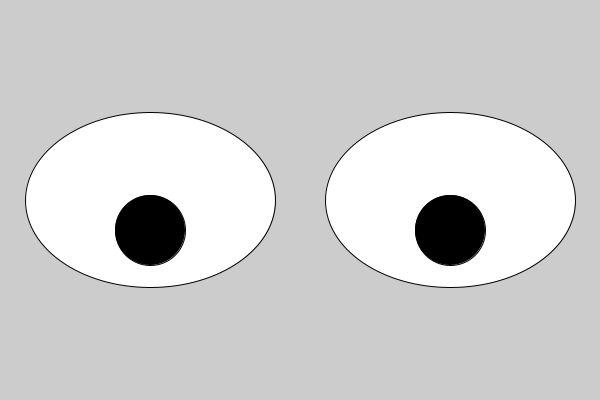
Frame 1 (no input)
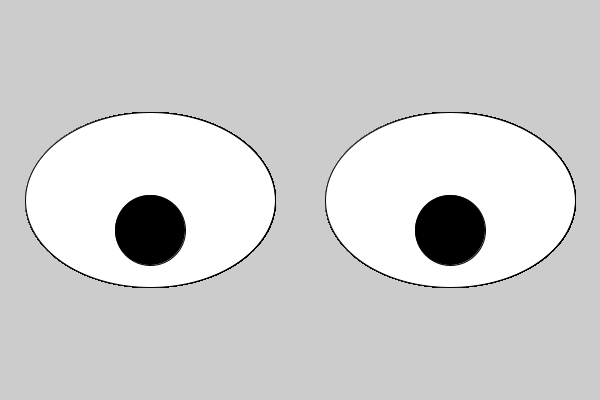
Frame 60 (the mouse pressed at the canvas centre just before this capture)
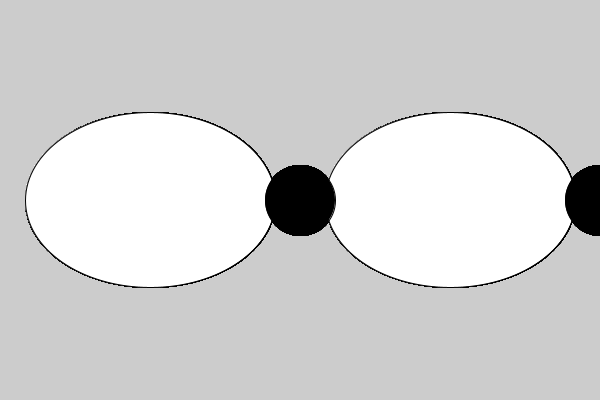
Frame 120 (the mouse held since frame 60 and released just before this capture)

The Processing sketch that drew these frames (run headless with seeded random() and noise(); from frame 60 on, the mouse is pressed at the canvas centre):

// Processing sketch: googly_eyes
// ── googly_eyes.pde
void setup(){
size(600,400);
mouseX = 150;
mouseY = 230;

}



void draw(){
  if(mousePressed){
println(mouseX+" "+mouseY);
}
if(mouseX<56){mouseX=56;}
if(mouseX<76){mouseX=76;}


fill(#FFFFFF);
ellipse(150,200,250,175);
ellipse(450,200,250,175);

fill(#000000);
ellipse(mouseX,mouseY,70,70);
ellipse(mouseX + 300,mouseY + 0,70,70);


}
